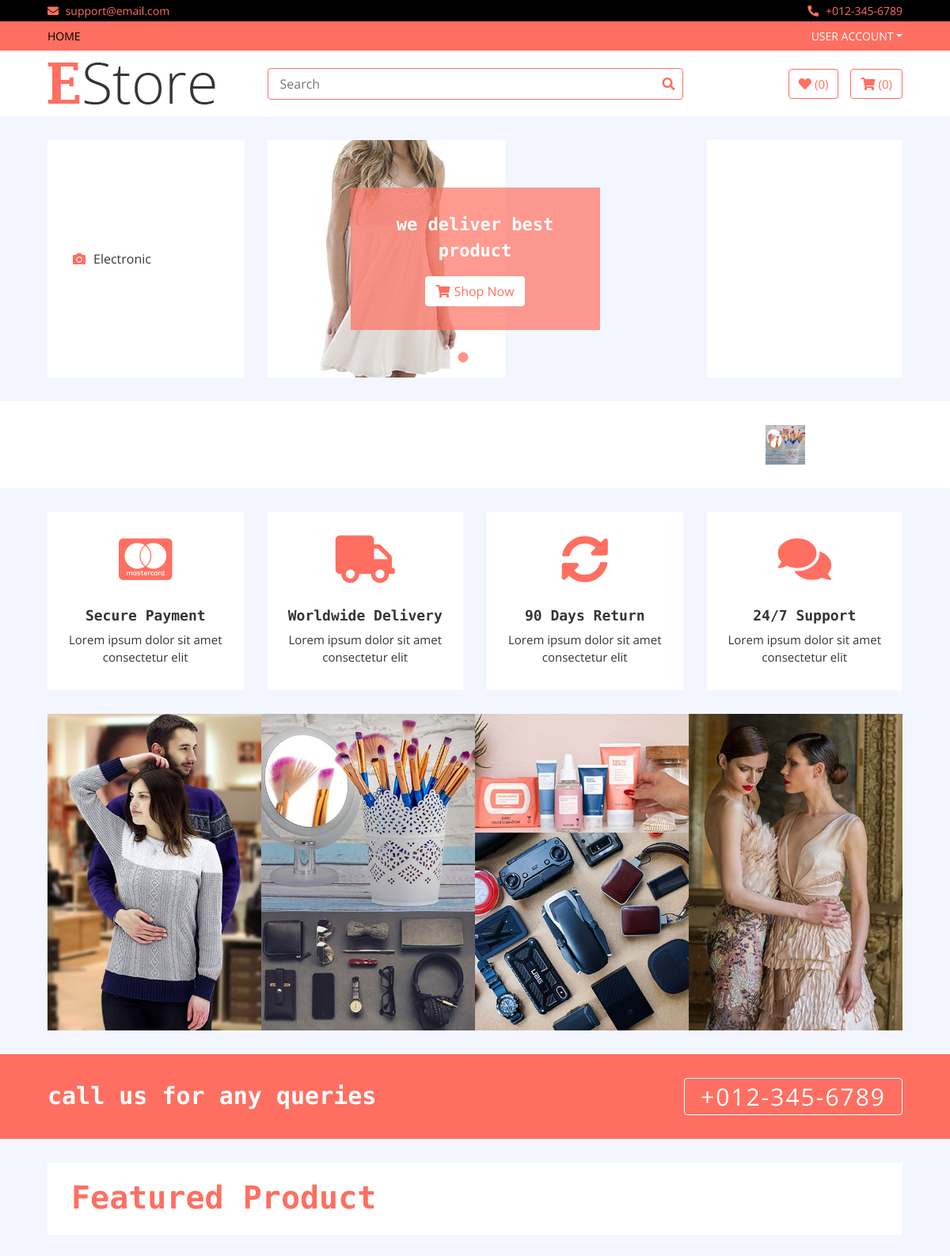
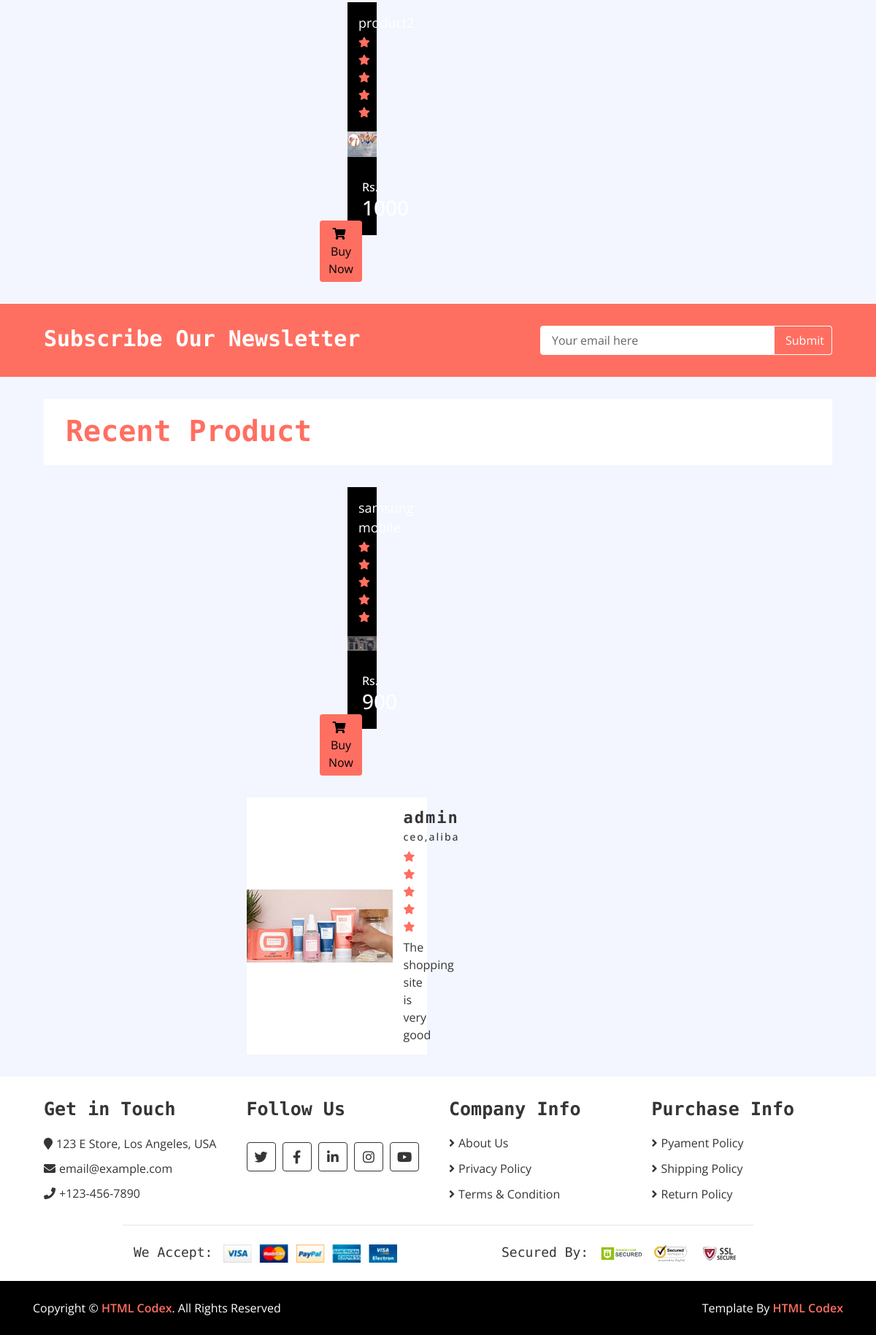
The page / on the database its author committed (2 pictures, top to bottom).
### home/models.py (models this page shows, shortened)
class Category(models.Model):
    name = models.CharField(max_length=200)
    logo = models.CharField(max_length=200,blank = True)
    slug = models.CharField(max_length=500, unique=True)

class Slider(models.Model):
    name = models.CharField(max_length=500)
    image = models.ImageField(upload_to='media')
    description = models.TextField(blank = True)
    rank = models.IntegerField()
    ulr = models.URLField(blank= True, max_length=500)

class Brand(models.Model):
    name = models.CharField(max_length=500)
    image = models.ImageField(upload_to='media')
    rank = models.IntegerField()
    slug = models.CharField(max_length=500, default = "")

class Product(models.Model):
    name = models.CharField(max_length=300)
    price = models.IntegerField()
    discounted_price = models.IntegerField(default=0)
    category = models.ForeignKey(Category, on_delete=models.CASCADE)
    brand = models.ForeignKey(Brand, on_delete=models.CASCADE)
    image = models.ImageField(upload_to='media')
    desription = models.TextField(blank = True)
    specification = models.TextField(blank = True)
    stock = models.CharField(choices=STOCK,max_length=50)
    labels = models.CharField(choices=LABELS,max_length=50,blank = True)
    slug = models.CharField(max_length=500, default="")
    class Meta:
        ordering = ("id", "price", "name")

class CustomerReview(models.Model):
    name = models.CharField(max_length=300)
    post = models.CharField(max_length=300)
    comment = models.TextField(blank = True)
    image = models.ImageField(upload_to='media')

### home/views.py (the view)
# urls.py: path('', HomeView.as_view(), name='home'),
class HomeView(Base):
    def get(self,request):
        self.views['categories'] = Category.objects.all()
        self.views['brands'] = Brand.objects.all()
        self.views['sliders'] = Slider.objects.all()
        self.views['reviews'] = CustomerReview.objects.all()
        self.views['hots'] = Product.objects.filter(labels = 'hot')
        self.views['news'] = Product.objects.filter(labels='new')
        self.views['count_cart'] = Cart.objects.filter(username = request.user.username, checkout = False).count()
        return render(request,'index.html',self.views)

### templates/index.html (shortened to what this page needs)
{% extends 'base.html' %}
{% load static %}
{% block content %}
        <div class="header">
            <div class="container-fluid">
                <div class="row">
                    <div class="col-md-3">
                        <nav class="navbar bg-light">
                            <ul class="navbar-nav">
                                {% for cat in categories %}
                                <li class="nav-item">
                                    <a class="nav-link" href="/category/{{cat.slug}}"><i class="fa fa-{{cat.logo}}"></i>{{cat.name}}</a>
                                </li>
                                {% endfor %}
                            </ul>
                        </nav>
                    </div>
                    <div class="col-md-6">
                        <div class="header-slider normal-slider">
                            {% for slider in sliders %}
                            <div class="header-slider-item">
                                <img src="{{slider.image.url}}" alt="Slider Image" />
                                <div class="header-slider-caption">
                                    <p>{{slider.description}}</p>
                                    <a class="btn" href=""><i class="fa fa-shopping-cart"></i>Shop Now</a>
                                </div>
                            </div>
                            {% endfor %}
                        </div>
                    </div>
                    <div class="col-md-3">
                        <div class="header-img">
                        </div>
                    </div>
                </div>
            </div>
        </div>
        <div class="brand">
            <div class="container-fluid">
                <div class="brand-slider">
                    {% for brand in brands %}
                    <a href = "/brand/{{brand.slug}}"><div class="brand-item"><img src="{{brand.image.url}}" style = "height: 50px; width: 50px;" alt=""></div></a>
                    {% endfor %}
                </div>
            </div>
        </div>
        <div class="feature">
            <div class="container-fluid">
                <div class="row align-items-center">
                    <div class="col-lg-3 col-md-6 feature-col">
                        <div class="feature-content">
                            <i class="fab fa-cc-mastercard"></i>
                            <h2>Secure Payment</h2>
                            <p>
                                Lorem ipsum dolor sit amet consectetur elit
                            </p>
                        </div>
                    </div>
                    <div class="col-lg-3 col-md-6 feature-col">
                        <div class="feature-content">
                            <i class="fa fa-truck"></i>
                            <h2>Worldwide Delivery</h2>
                            <p>
                                Lorem ipsum dolor sit amet consectetur elit
                            </p>
                        </div>
                    </div>
                    <div class="col-lg-3 col-md-6 feature-col">
                        <div class="feature-content">
                            <i class="fa fa-sync-alt"></i>
                            <h2>90 Days Return</h2>
                            <p>
                                Lorem ipsum dolor sit amet consectetur elit
                            </p>
                        </div>
                    </div>
                    <div class="col-lg-3 col-md-6 feature-col">
                        <div class="feature-content">
                            <i class="fa fa-comments"></i>
                            <h2>24/7 Support</h2>
                            <p>
                                Lorem ipsum dolor sit amet consectetur elit
                            </p>
                        </div>
                    </div>
                </div>
            </div>
        </div>
        <div class="category">
            <div class="container-fluid">
                <div class="row">
                    <div class="col-md-3">
                        <div class="category-item ch-400">
                            <img src="img/category-3.jpg" />
                        </div>
                    </div>
                    <div class="col-md-3">
                        <div class="category-item ch-250">
                            <img src="img/category-4.jpg" />
                        </div>
                        <div class="category-item ch-150">
                            <img src="img/category-5.jpg" />
                        </div>
                    </div>
                    <div class="col-md-3">
                        <div class="category-item ch-150">
                            <img src="img/category-6.jpg" />
                        </div>
                        <div class="category-item ch-250">
                            <img src="img/category-7.jpg" />
                        </div>
                    </div>
                    <div class="col-md-3">
                        <div class="category-item ch-400">
                            <img src="img/category-8.jpg" />
                        </div>
                    </div>
                </div>
            </div>
        </div>
        <div class="call-to-action">
            <div class="container-fluid">
                <div class="row align-items-center">
                    <div class="col-md-6">
                        <h1>call us for any queries</h1>
                    </div>
                    <div class="col-md-6">
                        <a href="tel:0123456789">+012-345-6789</a>
                    </div>
                </div>
            </div>
        </div>
        <div class="featured-product product">
            <div class="container-fluid">
                <div class="section-header">
                    <h1>Featured Product</h1>
                </div>
                <div class="row align-items-center product-slider product-slider-4">
                    {% for hot in hots %}
                    <div class="col-lg-3">
                        <div class="product-item">
                            <div class="product-title">
                                <a href="/product/{{hot.slug}}">{{hot.name}}</a>
                                <div class="ratting">
                                    <i class="fa fa-star"></i>
                                    <i class="fa fa-star"></i>
                                    <i class="fa fa-star"></i>
                                    <i class="fa fa-star"></i>
                                    <i class="fa fa-star"></i>
                                </div>
                            </div>
                            <div class="product-image">
                                <a href="product-detail.html">
                                    <img src="{{hot.image.url}}" alt="Product Image">
                                </a>
                            </div>
                            <div class="product-price">
                                {% if hot.discounted_price > 0 %}
                                <h3><span>Rs. </span>{{hot.discounted_price}}</h3>
                                {% else %}
                                <h3><span>Rs. </span>{{hot.price}}</h3>
                                {% endif %}
                                <a class="btn" href="/add_to_cart/{{hot.slug}}"><i class="fa fa-shopping-cart"></i>Buy Now</a>
                            </div>
                        </div>
                    </div>
                    {% endfor %}
                </div>
            </div>
        </div>
        <div class="newsletter">
            <div class="container-fluid">
                <div class="row">
                    <div class="col-md-6">
                        <h1>Subscribe Our Newsletter</h1>
                    </div>
                    <div class="col-md-6">
                        <div class="form">
                            <input type="email" value="Your email here">
                            <button>Submit</button>
                        </div>
                    </div>
                </div>
            </div>
        </div>
        <div class="recent-product product">
            <div class="container-fluid">
                <div class="section-header">
                    <h1>Recent Product</h1>
                </div>
                <div class="row align-items-center product-slider product-slider-4">
                    {% for  new in news %}
                    <div class="col-lg-3">
                        <div class="product-item">
                            <div class="product-title">
                                <a href="/product/{{new.slug}}">{{new.name}}</a>
                                <div class="ratting">
                                    <i class="fa fa-star"></i>
                                    <i class="fa fa-star"></i>
                                    <i class="fa fa-star"></i>
                                    <i class="fa fa-star"></i>
                                    <i class="fa fa-star"></i>
                                </div>
                            </div>
                            <div class="product-image">
                                <a href="product-detail.html">
                                    <img src="{{new.image.url}}" alt="Product Image">
                                </a>
                            </div>
                            <div class="product-price">
                                {% if new.discounted_price > 0 %}
                                <h3><span>Rs. </span>{{new.discounted_price}}</h3>
                                {% else %}
                                <h3><span>$</span>{{new.price}}</h3>
                                {% endif %}
                                <a class="btn" href="/add_to_cart/{{new.slug}}"><i class="fa fa-shopping-cart"></i>Buy Now</a>
                            </div>
                        </div>
                    </div>
                   {% endfor %}
                </div>
            </div>
        </div>
        <div class="review">
            <div class="container-fluid">
                <div class="row align-items-center review-slider normal-slider">
                    {% for review in reviews %}
                    <div class="col-md-6">
                        <div class="review-slider-item">
                            <div class="review-img">
                                <img src="{{review.image.url}}" alt="Image">
                            </div>
                            <div class="review-text">
                                <h2>{{review.name}}</h2>
                                <h3>{{review.post}}</h3>
                                <div class="ratting">
                                    <i class="fa fa-star"></i>
                                    <i class="fa fa-star"></i>
                                    <i class="fa fa-star"></i>
                                    <i class="fa fa-star"></i>
                                    <i class="fa fa-star"></i>
                                </div>
                                <p>
                                    {{review.comment}}
                                </p>
                            </div>
                        </div>
                    </div>
                   {% endfor %}
                </div>
            </div>
        </div>
{% endblock %}

### rows shown on the page
Category: name "Electronic"
Slider: image (picture), description "we deliver best product"
Brand: image (picture)
Product: name "product2", image (picture), discounted_price "1000"
Product: name "samsung mobile", image (picture), discounted_price "900"
CustomerReview: image (picture), name "admin", post "ceo,aliba", comment "The shopping site is very good"

### other values the page prints
{{ count_cart }} "0"
